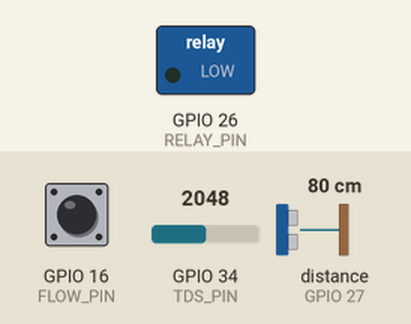
Recording of a sketch running on a simulated ESP32. Shown: switched loads named in the sketch (green lamp = pin HIGH). Wiring (inferred from the names in the program): ultrasonic range finder: trigger GPIO 14; echo GPIO 27. Inputs (shaded band) come from the test bench; at power-on: GPIO 16 (FLOW_PIN) HIGH, GPIO 34 (TDS_PIN) = 2048, distance to the obstacle (sensor on GPIO 27) 80 cm. The echo pulse lasts 58.3 µs per cm; pins used as bus, display or sensor lines are not drawn; what the sketch prints to the serial monitor is not drawn.

Above: at 1.2 s.
1.3 s: GPIO 16 (FLOW_PIN) pulled LOW for 0.15 s
At 1.7 s:
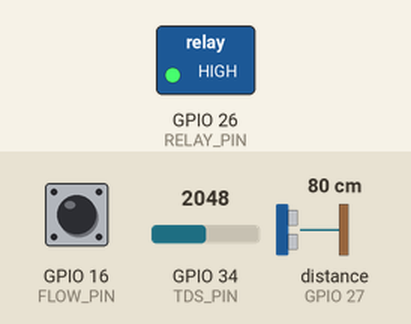
5.8 s: GPIO 16 (FLOW_PIN) pulled LOW for 1 s
At 7.1 s:
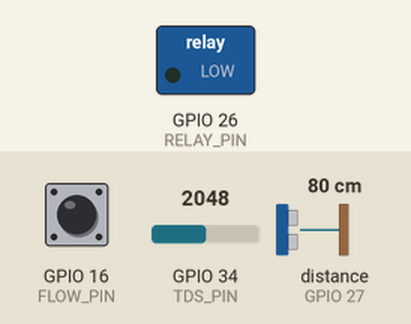
10.6 s: GPIO 16 (FLOW_PIN) driven LOW
At 11.0 s:
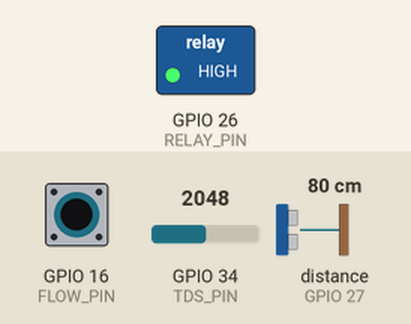
Timing chart, 0 to 16.9 s (numbered marks = the images above; inputs shaded):
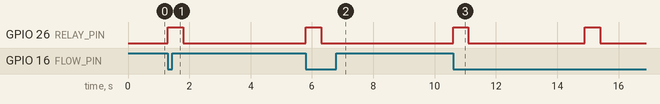

Measured:
- after the input at 1.3 s, GPIO 26 (RELAY_PIN): LOW → HIGH at once, → LOW 0.50 s later
- after the input at 5.8 s, GPIO 26 (RELAY_PIN): LOW → HIGH at once, → LOW 0.50 s later
- after the input at 10.6 s, GPIO 26 (RELAY_PIN): alternates HIGH for 0.50 s and LOW for 3.8 s, starting at once

The sketch:

hardware_test.ino
```cpp
/*
 * Smart Tank Hardware Test Sketch
 *
 * This sketch tests all hardware components individually
 * to verify proper connections and functionality.
 *
 * Upload this sketch to test your hardware before
 * uploading the main Smart Tank firmware.
 */

// Pin Definitions
#define TRIG_PIN 14
#define ECHO_PIN 27
#define FLOW_PIN 16
#define RELAY_PIN 26
#define TDS_PIN 34

// Test Configuration
#define TEST_INTERVAL 2000  // 2 seconds between tests
#define MEDIAN_READINGS 5

// Test Results
bool ultrasonic_ok = false;
bool flow_ok = false;
bool relay_ok = false;
bool rtc_ok = false;
bool tds_ok = false;

void setup() {
  Serial.begin(115200);
  Serial.println("Smart Tank Hardware Test");
  Serial.println("========================");

  // Initialize pins
  pinMode(TRIG_PIN, OUTPUT);
  pinMode(ECHO_PIN, INPUT);
  pinMode(FLOW_PIN, INPUT_PULLUP);
  pinMode(RELAY_PIN, OUTPUT);
  pinMode(TDS_PIN, INPUT);

  // Initialize relay (off by default)
  digitalWrite(RELAY_PIN, LOW);

  // Initialize I2C for RTC
  Wire.begin();

  Serial.println("Starting hardware tests...");
  Serial.println();
}

void loop() {
  Serial.println("=== Hardware Test Cycle ===");

  // Test Ultrasonic Sensor
  testUltrasonic();

  // Test Flow Sensor
  testFlowSensor();

  // Test Relay
  testRelay();

  // Test RTC
  testRTC();

  // Test TDS Sensor
  testTDS();

  // Print Summary
  printTestSummary();

  Serial.println();
  delay(TEST_INTERVAL);
}

void testUltrasonic() {
  Serial.print("Testing Ultrasonic Sensor... ");

  float readings[MEDIAN_READINGS];
  bool valid_readings = true;

  for (int i = 0; i < MEDIAN_READINGS; i++) {
    digitalWrite(TRIG_PIN, LOW);
    delayMicroseconds(2);
    digitalWrite(TRIG_PIN, HIGH);
    delayMicroseconds(10);
    digitalWrite(TRIG_PIN, LOW);

    long duration = pulseIn(ECHO_PIN, HIGH, 30000); // 30ms timeout

    if (duration == 0) {
      valid_readings = false;
      break;
    }

    readings[i] = duration * 0.034 / 2; // Convert to cm
    delay(50);
  }

  if (valid_readings) {
    // Sort readings for median
    for (int i = 0; i < MEDIAN_READINGS - 1; i++) {
      for (int j = i + 1; j < MEDIAN_READINGS; j++) {
        if (readings[i] > readings[j]) {
          float temp = readings[i];
          readings[i] = readings[j];
          readings[j] = temp;
        }
      }
    }

    float distance = readings[MEDIAN_READINGS / 2];

    if (distance > 2 && distance < 400) { // Valid range
      ultrasonic_ok = true;
      Serial.print("OK - Distance: ");
      Serial.print(distance);
      Serial.println(" cm");
    } else {
      ultrasonic_ok = false;
      Serial.println("FAIL - Invalid distance reading");
    }
  } else {
    ultrasonic_ok = false;
    Serial.println("FAIL - No echo received");
  }
}

void testFlowSensor() {
  Serial.print("Testing Flow Sensor... ");

  // Count pulses for 1 second
  int pulseCount = 0;
  unsigned long startTime = millis();

  while (millis() - startTime < 1000) {
    if (digitalRead(FLOW_PIN) == HIGH) {
      pulseCount++;
      while (digitalRead(FLOW_PIN) == HIGH) {
        delay(1);
      }
    }
  }

  if (pulseCount > 0) {
    flow_ok = true;
    Serial.print("OK - Pulses: ");
    Serial.print(pulseCount);
    Serial.println(" per second");
  } else {
    flow_ok = false;
    Serial.println("FAIL - No pulses detected");
  }
}

void testRelay() {
  Serial.print("Testing Relay... ");

  // Test relay ON
  digitalWrite(RELAY_PIN, HIGH);
  delay(500);

  // Test relay OFF
  digitalWrite(RELAY_PIN, LOW);
  delay(500);

  relay_ok = true;
  Serial.println("OK - Relay toggled");
}

void testRTC() {
  Serial.print("Testing RTC... ");

  // Try to read from RTC (this is a basic test)
  // In a real implementation, you'd use the RTC library
  Wire.beginTransmission(0x68); // DS3231 address
  byte error = Wire.endTransmission();

  if (error == 0) {
    rtc_ok = true;
    Serial.println("OK - RTC responding");
  } else {
    rtc_ok = false;
    Serial.println("FAIL - RTC not responding");
  }
}

void testTDS() {
  Serial.print("Testing TDS Sensor... ");

  int tdsValue = analogRead(TDS_PIN);

  if (tdsValue > 0 && tdsValue < 4095) {
    tds_ok = true;
    float voltage = tdsValue * (3.3 / 4095.0);
    float tds = (voltage * 1000) / 2.0;

    Serial.print("OK - TDS: ");
    Serial.print(tds);
    Serial.println(" ppm");
  } else {
    tds_ok = false;
    Serial.println("FAIL - Invalid TDS reading");
  }
}

void printTestSummary() {
  Serial.println("=== Test Summary ===");
  Serial.print("Ultrasonic: ");
  Serial.println(ultrasonic_ok ? "PASS" : "FAIL");
  Serial.print("Flow Sensor: ");
  Serial.println(flow_ok ? "PASS" : "FAIL");
  Serial.print("Relay: ");
  Serial.println(relay_ok ? "PASS" : "FAIL");
  Serial.print("RTC: ");
  Serial.println(rtc_ok ? "PASS" : "FAIL");
  Serial.print("TDS: ");
  Serial.println(tds_ok ? "PASS" : "FAIL");

  int passed = 0;
  if (ultrasonic_ok) passed++;
  if (flow_ok) passed++;
  if (relay_ok) passed++;
  if (rtc_ok) passed++;
  if (tds_ok) passed++;

  Serial.print("Overall: ");
  Serial.print(passed);
  Serial.print("/5 tests passed (");
  Serial.print((passed * 100) / 5);
  Serial.println("%)");

  if (passed == 5) {
    Serial.println("All tests passed! Hardware is ready.");
  } else {
    Serial.println("Some tests failed. Check connections and try again.");
  }
}
```
